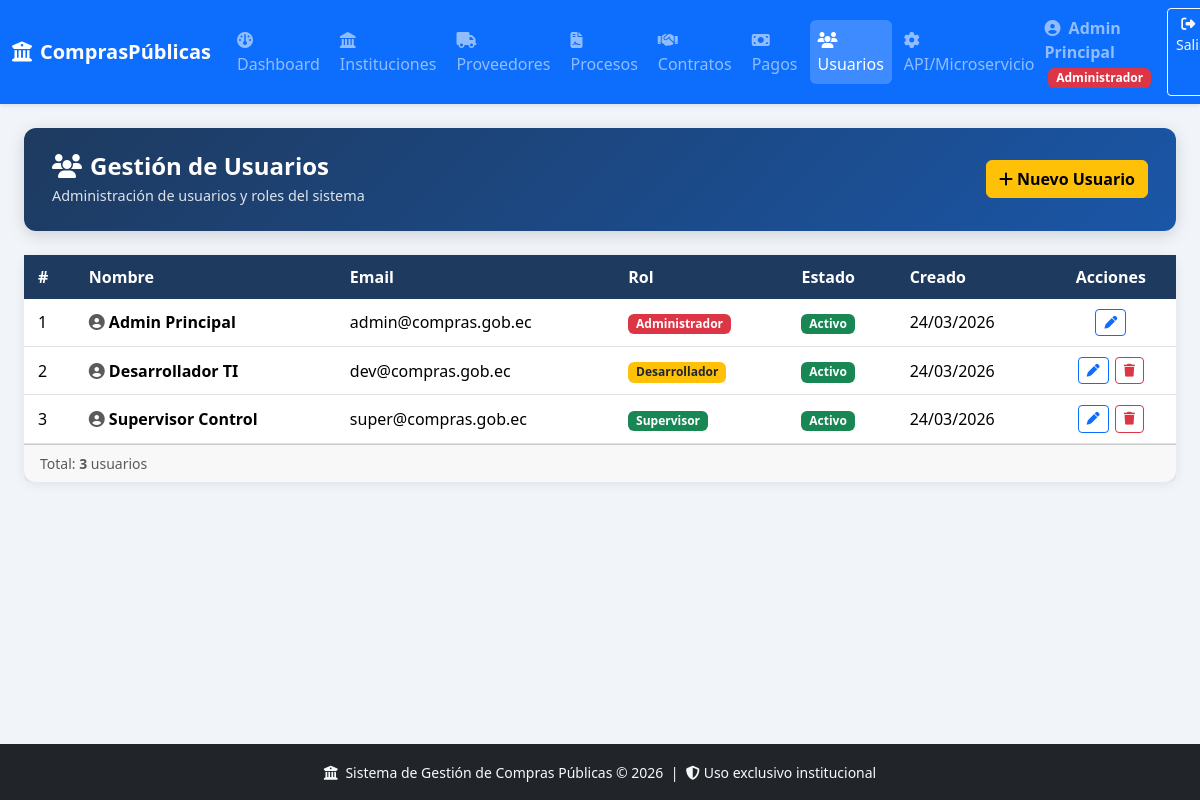
/views/usuarios.php (signed in), run on the app's committed database.
### tables this page shows
CREATE TABLE IF NOT EXISTS usuarios (
    id_usuario INT AUTO_INCREMENT PRIMARY KEY,
    nombre VARCHAR(100) NOT NULL,
    email VARCHAR(150) NOT NULL UNIQUE,
    password VARCHAR(255) NOT NULL,
    rol ENUM('administrador','desarrollador','supervisor') NOT NULL DEFAULT 'supervisor',
    activo TINYINT(1) DEFAULT 1,
    created_at TIMESTAMP DEFAULT CURRENT_TIMESTAMP
);

### views/usuarios.php (the view, shortened to what this page needs)
<?php
require_once '../includes/header.php';
$pdo = getDB();
$usuarios = $pdo->query("SELECT id_usuario, nombre, email, rol, activo, created_at FROM usuarios ORDER BY nombre")->fetchAll();
?>
<div class="page-hero">
  <div class="d-flex justify-content-between align-items-center">
    <div>
      <h2><i class="fa fa-users me-2"></i>Gestión de Usuarios</h2>
      <p>Administración de usuarios y roles del sistema</p>
    </div>
    <button class="btn btn-warning fw-bold" data-bs-toggle="modal" data-bs-target="#modalCrear">
      <i class="fa fa-plus me-1"></i>Nuevo Usuario
    </button>
  </div>
</div>
<div class="card">
  <div class="card-body p-0">
    <div class="table-responsive">
      <table class="table table-hover mb-0">
        <thead><tr>
          <th>#</th><th>Nombre</th><th>Email</th><th>Rol</th><th>Estado</th><th>Creado</th>
          <th class="text-center">Acciones</th>
        </tr></thead>
        <tbody>
        <?php foreach ($usuarios as $u):
          $rolBadge = match($u['rol']) {
            'administrador'=>'bg-danger','desarrollador'=>'bg-warning text-dark', default=>'bg-success'
          };
        ?>
        <tr>
          <td><?php echo $u['id_usuario']; ?></td>
          <td class="fw-semibold"><i class="fa fa-circle-user me-1 text-muted"></i><?php echo htmlspecialchars($u['nombre']); ?></td>
          <td><?php echo htmlspecialchars($u['email']); ?></td>
          <td><span class="badge <?php echo $rolBadge; ?>"><?php echo ucfirst($u['rol']); ?></span></td>
          <td>
            <?php if ($u['activo']): ?>
              <span class="badge bg-success">Activo</span>
            <?php else: ?>
              <span class="badge bg-danger">Inactivo</span>
            <?php endif; ?>
          </td>
          <td><?php echo date('d/m/Y', strtotime($u['created_at'])); ?></td>
          <td class="text-center action-btns">
            <button class="btn btn-sm btn-outline-primary" onclick='openEditModal(<?php echo json_encode($u); ?>)'>
              <i class="fa fa-pen"></i>
            </button>
            <?php if ($u['id_usuario'] != $_SESSION['user_id']): ?>
            <a href="../controllers/usuario_controller.php?action=eliminar&id=<?php echo $u['id_usuario']; ?>"
               class="btn btn-sm btn-outline-danger btn-delete"><i class="fa fa-trash"></i></a>
            <?php endif; ?>
          </td>
        </tr>
        <?php endforeach; ?>
        </tbody>
      </table>
    </div>
  </div>
  <div class="card-footer text-muted small">Total: <strong><?php echo count($usuarios); ?></strong> usuarios</div>
</div>
<?php require_once '../includes/footer.php'; ?>

### assets/css/style.css (style rules this page uses)
:root { --primary: #1a56a7; --secondary: #1e3a5f; --accent: #f59e0b; --success: #16a34a; --danger: #dc2626; }
body { background: #f1f5f9; font-family: 'Segoe UI', Arial, sans-serif; min-height: 100vh; display: flex; flex-direction: column; }
.page-hero { background: linear-gradient(135deg, var(--secondary) 0%, var(--primary) 100%); color: white; border-radius: 12px; padding: 24px 28px; margin-bottom: 24px; box-shadow: 0 4px 16px rgba(0,0,0,0.15); }
.page-hero h2 { margin: 0; font-weight: 700; font-size: 1.5rem; }
.page-hero p { margin: 4px 0 0; opacity: 0.85; font-size: 0.9rem; }
.card { border: none; border-radius: 12px; box-shadow: 0 2px 12px rgba(0,0,0,0.08); }
.table thead th { background: var(--secondary); color: white; font-weight: 600; border: none; white-space: nowrap; }
.table td, .table th { vertical-align: middle; padding: 10px 14px; }
.action-btns .btn { padding: 3px 8px; font-size: 0.8rem; margin: 0 1px; }

### data on the page
usuarios: id_usuario "1", nombre "Admin Principal", email "admin@compras.gob.ec", rol "Administrador", activo "Activo", created_at "24/03/2026"
usuarios: id_usuario "2", nombre "Desarrollador TI", email "dev@compras.gob.ec", rol "Desarrollador", activo "Activo", created_at "24/03/2026"
usuarios: id_usuario "3", nombre "Supervisor Control", email "super@compras.gob.ec", rol "Supervisor", activo "Activo", created_at "24/03/2026"

### other printed values
$nombre "Admin Principal"
$rol "Administrador"
count($usuarios) "3"
